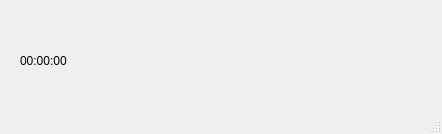
<?xml version="1.0" encoding="UTF-8"?>
<ui version="4.0">
 <class>MainWindow</class>
 <widget class="QMainWindow" name="MainWindow">
  <property name="geometry">
   <rect>
    <x>0</x>
    <y>0</y>
    <width>442</width>
    <height>134</height>
   </rect>
  </property>
  <property name="contextMenuPolicy">
   <enum>Qt::CustomContextMenu</enum>
  </property>
  <property name="windowTitle">
   <string>Relogio</string>
  </property>
  <widget class="QWidget" name="centralwidget">
   <widget class="QLabel" name="label">
    <property name="geometry">
     <rect>
      <x>20</x>
      <y>10</y>
      <width>391</width>
      <height>101</height>
     </rect>
    </property>
    <property name="styleSheet">
     <string notr="true">font: 72pt &quot;MS Shell Dlg 2&quot;;</string>
    </property>
    <property name="text">
     <string>00:00:00</string>
    </property>
   </widget>
  </widget>
  <widget class="QStatusBar" name="statusbar"/>
 </widget>
 <resources/>
 <connections/>
</ui>
